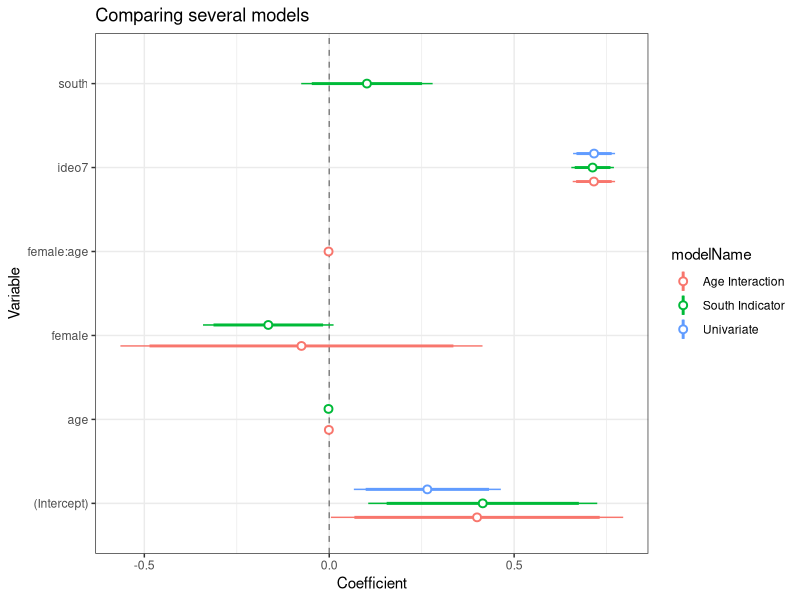

Reproduce this figure in R.
# Description : The Definitive guide to plotting confidence intervals in R
# Website : http://is-r.tumblr.com/post/38538981197/the-definitive-guide-to-plotting-confidence-intervals

doInstall <- TRUE
toInstall <- c("ggplot2")
if(doInstall){install.packages(toInstall, repos = "http://cran.us.r-project.org")}
lapply(toInstall, library, character.only = TRUE)

ANES <- read.csv("data/ANES.csv")
ANES <- ANES[ANES$year == 2008, -c(1, 11, 17)] # Limit to just 2008 respondents,
head(ANES) # remove some non-helpful variables

# Fit several models with the same DV:
model1 <- lm(pid7 ~ ideo7 + female + age + south, data = ANES)
model2 <- lm(pid7 ~ ideo7 + female + age + female:age, data = ANES)
model3 <- lm(pid7 ~ ideo7, data = ANES) # These are just arbitrary examples

# Put model estimates into temporary data.frames:
model1Frame <- data.frame(Variable = rownames(summary(model1)$coef),
                          Coefficient = summary(model1)$coef[, 1],
                          SE = summary(model1)$coef[, 2],
                          modelName = "South Indicator")
model2Frame <- data.frame(Variable = rownames(summary(model2)$coef),
                          Coefficient = summary(model2)$coef[, 1],
                          SE = summary(model2)$coef[, 2],
                          modelName = "Age Interaction")
model3Frame <- data.frame(Variable = rownames(summary(model3)$coef),
                          Coefficient = summary(model3)$coef[, 1],
                          SE = summary(model3)$coef[, 2],
                          modelName = "Univariate")
# Combine these data.frames
allModelFrame <- data.frame(rbind(model1Frame, model2Frame, model3Frame)) # etc.

# Specify the width of your confidence intervals
interval1 <- -qnorm((1-0.9)/2) # 90% multiplier
interval2 <- -qnorm((1-0.95)/2) # 95% multiplier

# Plot
zp1 <- ggplot(allModelFrame, aes(colour = modelName))
zp1 <- zp1 + geom_hline(yintercept = 0, colour = gray(1/2), lty = 2)
zp1 <- zp1 + geom_linerange(aes(x = Variable, ymin = Coefficient - SE*interval1,
                                ymax = Coefficient + SE*interval1),
                            lwd = 1, position = position_dodge(width = 1/2))
zp1 <- zp1 + geom_pointrange(aes(x = Variable, y = Coefficient, ymin = Coefficient - SE*interval2,
                                 ymax = Coefficient + SE*interval2),
                             lwd = 1/2, position = position_dodge(width = 1/2),
                             shape = 21, fill = "WHITE")
zp1 <- zp1 + coord_flip() + theme_bw()
zp1 <- zp1 + ggtitle("Comparing several models")
print(zp1) # The trick to these is position_dodge().